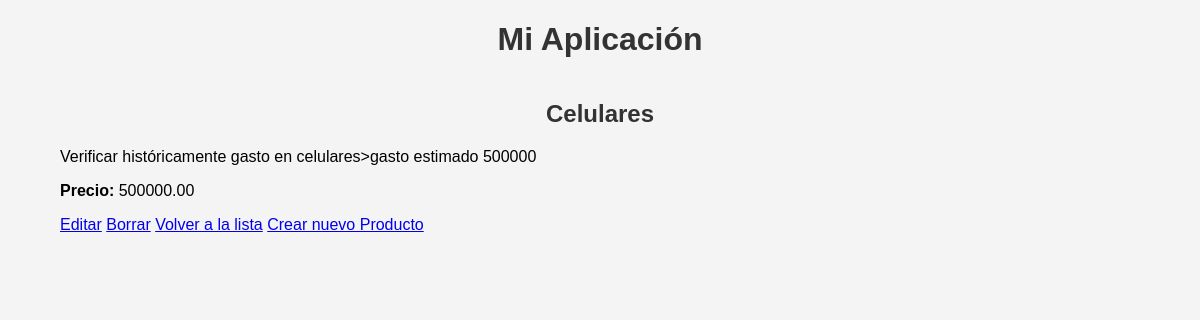
Screenshot of /producto/3/ with the database file from the repository.
### cruDapp/models.py (models this page shows, shortened)
class Producto(models.Model):
    nombre = models.CharField(max_length=100)
    descripcion = models.TextField()
    precio = models.DecimalField(max_digits=10, decimal_places=2)

### cruDapp/views.py (the view)
# urls.py: path('producto/<int:pk>/', views.detalle_producto, name='detalle_producto'),
def detalle_producto(request, pk):
    producto = get_object_or_404(Producto, pk=pk)
    return render(request, 'cruDapp/detalle_producto.html', {'producto': producto})

### cruDapp/templates/cruDapp/detalle_producto.html (shortened to what this page needs)
{% extends 'cruDapp/base.html' %}
{% block content %}
<div class="form-container">
    <h2>{{ producto.nombre }}</h2>
    <p>{{ producto.descripcion }}</p>
    <p><strong>Precio:</strong> {{ producto.precio }}</p>
    <a href="{% url 'editar_producto' producto.pk %}" class="btn">Editar</a>
    <a href="{% url 'borrar_producto' producto.pk %}" class="btn">Borrar</a>
    <a href="{% url 'lista_productos' %}" class="btn">Volver a la lista</a>
    <a href="{% url 'crear_producto' %}" class="btn">Crear nuevo Producto</a>
</div>
{% endblock %}

### cruDapp/templates/cruDapp/static/css/styles.css (style rules this page uses)
body { font-family: Arial, sans-serif; margin: 0; padding: 0; background-color: #f4f4f4; }
h1, h2 { text-align: center; color: #333; }

### rows the page displays
Producto: nombre "Celulares", descripcion "Verificar históricamente gasto en celulares>gasto estimado 500000", precio "500000.00"
